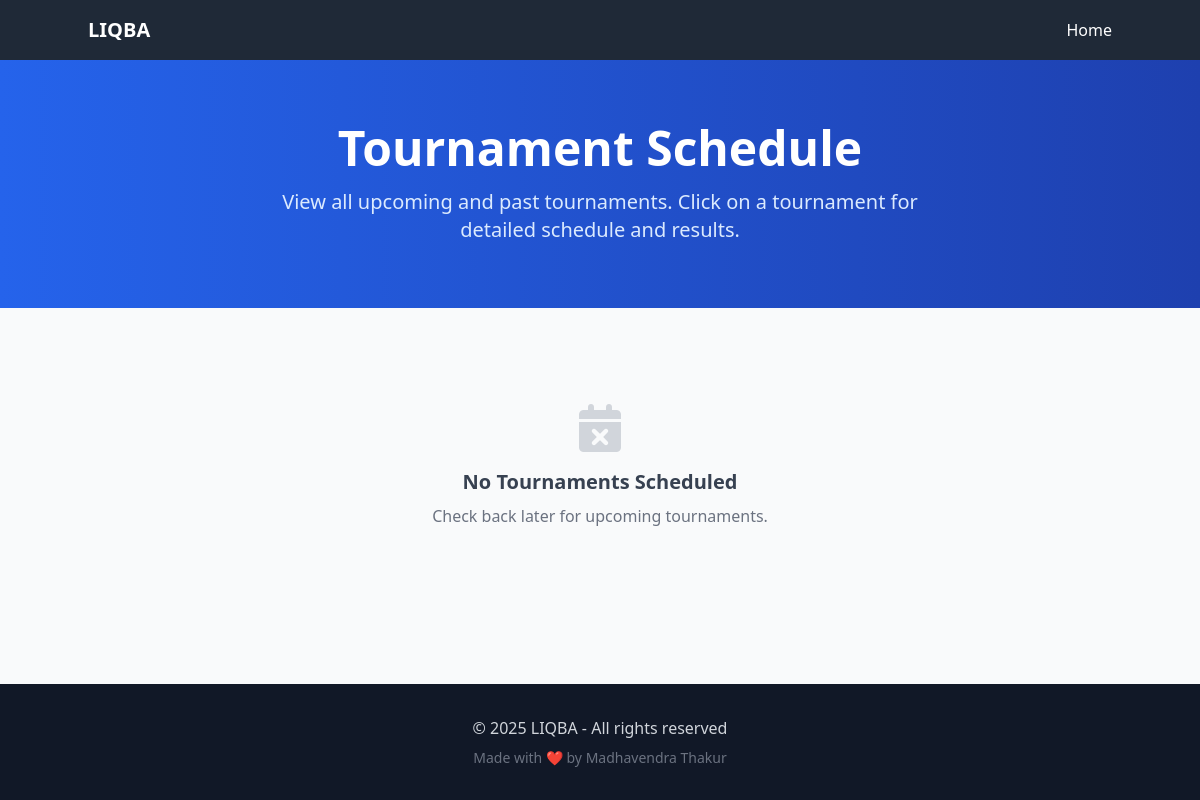
/schedule/, run on an earlier commit of the app's database.
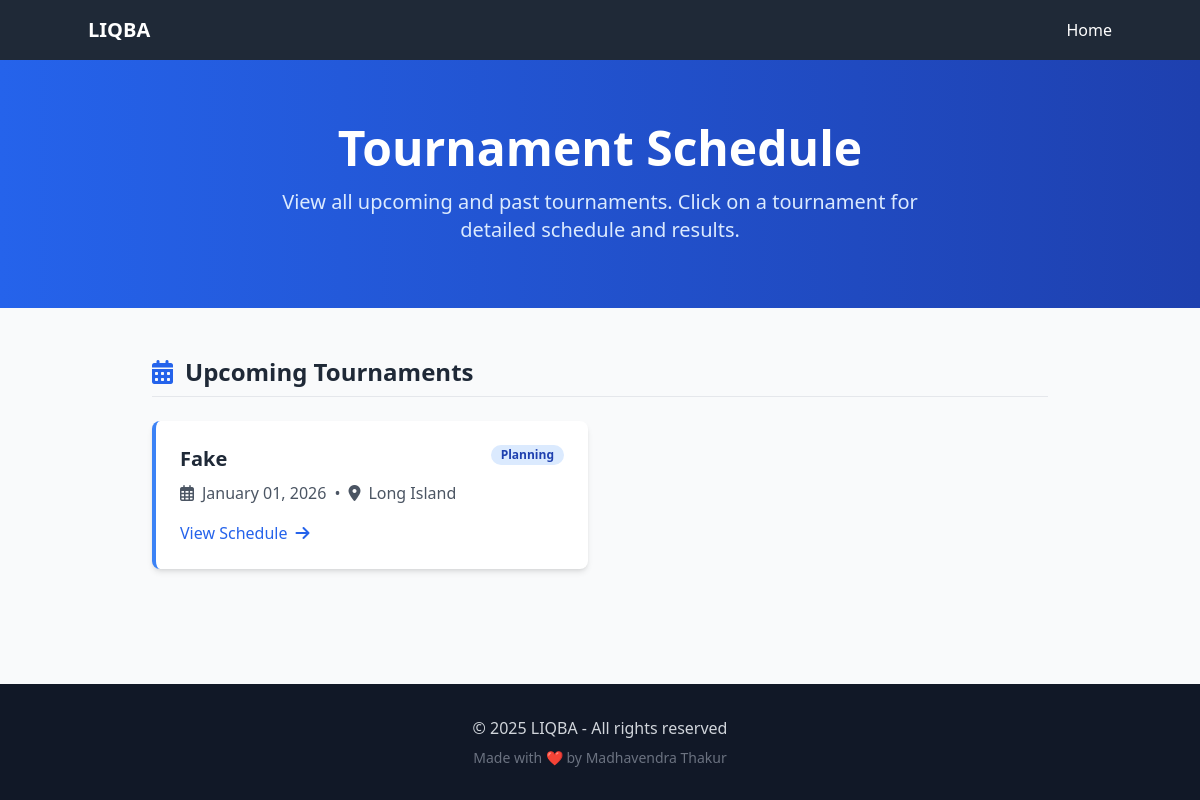
And on a later commit of the database.
### models/tournament.py (models this page shows, shortened)
class Tournament(db.Model):
    __tablename__ = 'tournament'
    id = db.Column(db.Integer, primary_key=True)
    name = db.Column(db.String(100), nullable=False)
    date = db.Column(db.Date, nullable=False)
    location = db.Column(db.String(100))
    password = db.Column(db.String(10), nullable=False)
    format_json = db.Column(db.Text, nullable=False, default='{}')  # JSON format with default value
    status = db.Column(db.String(20), default='planning')  # planning, registration, active, completed
    created_at = db.Column(db.DateTime, server_default=db.func.now())
    updated_at = db.Column(db.DateTime, server_default=db.func.now(), onupdate=db.func.now())
    games = db.relationship('Game', back_populates='tournament', lazy=True, cascade='all, delete-orphan')
    questions = db.relationship('Question', back_populates='tournament_rel', lazy=True, foreign_keys='Question.tournament_id')
    team_aliases = db.relationship('TeamAlias', back_populates='tournament', lazy=True, cascade='all, delete-orphan')
    room_aliases = db.relationship('RoomAlias', back_populates='tournament', lazy=True, cascade='all, delete-orphan')
    reader_assignments = db.relationship(
        'ReaderTournament',
        back_populates='tournament',
        cascade='all, delete-orphan',
        single_parent=True
    )
    readers = association_proxy(
        'reader_assignments', 'reader',
        creator=lambda r: ReaderTournament(reader=r)
    )
    @property
    def format(self):
        return json.loads(self.format_json)
    @format.setter
    def format(self, value):
        if isinstance(value, str):
            self.format_json = value
        else:
            self.format_json = json.dumps(value)

### controllers/public_controller.py (the view)
@public_bp.route('/schedule')
@public_bp.route('/schedule/')
def list_tournaments():
    now = datetime.now().date()
    all_tournaments = Tournament.query.order_by(Tournament.date.desc()).all()
    upcoming_tournaments = [t for t in all_tournaments if t.date >= now]
    past_tournaments = [t for t in all_tournaments if t.date < now]
    return render_template('tournaments_list.html',
                         upcoming_tournaments=upcoming_tournaments,
                         past_tournaments=past_tournaments,
                         now=datetime.now())

### templates/public/tournaments_list.html (shortened to what this page needs)
<!DOCTYPE html>
<html lang="en" class="h-full">
<head>
  <script src="https://cdn.tailwindcss.com"></script>
  <link rel="stylesheet" href="https://cdnjs.cloudflare.com/ajax/libs/font-awesome/6.0.0/css/all.min.css">
</head>
<body class="bg-gray-50 flex flex-col min-h-screen">
  <div id="page-container" class="flex flex-col min-h-screen">
    <div id="content-wrap" class="flex-grow">
  <nav class="bg-gray-800 text-white p-4 shadow-lg">
    <div class="container mx-auto flex justify-between items-center">
      <a href="{{ url_for('index') }}" class="text-xl font-bold hover:text-gray-300 transition">LIQBA</a>
      <div class="space-x-4">
        <a href="{{ url_for('index') }}" class="hover:underline">Home</a>
      </div>
    </div>
  </nav>
  <div class="bg-gradient-to-r from-blue-600 to-blue-800 text-white py-16">
    <div class="container mx-auto text-center px-4">
      <h1 class="text-4xl md:text-5xl font-bold mb-4">Tournament Schedule</h1>
      <p class="text-xl text-blue-100 max-w-2xl mx-auto">View all upcoming and past tournaments. Click on a tournament for detailed schedule and results.</p>
    </div>
  </div>
  <div class="container mx-auto px-4 py-12">
    <div class="max-w-4xl mx-auto">
      {% if upcoming_tournaments %}
      <section class="mb-16">
        <h2 class="text-2xl font-bold mb-6 text-gray-800 border-b pb-2 flex items-center">
          <i class="fas fa-calendar-alt text-blue-600 mr-3"></i>
          Upcoming Tournaments
        </h2>
        <div class="grid gap-6 md:grid-cols-2">
          {% for tournament in upcoming_tournaments %}
          <div class="bg-white rounded-lg shadow-md overflow-hidden border-l-4 border-blue-500 hover:shadow-lg transition-shadow">
            <div class="p-6">
              <div class="flex justify-between items-start mb-2">
                <h3 class="text-xl font-bold text-gray-800">{{ tournament.name }}</h3>
                <span class="bg-blue-100 text-blue-800 text-xs font-semibold px-2.5 py-0.5 rounded-full">
                  {{ tournament.status|title }}
                </span>
              </div>
              <div class="flex items-center text-gray-600 mb-4">
                <i class="far fa-calendar-alt mr-2"></i>
                <span>{{ tournament.date.strftime('%B %d, %Y') }}</span>
                {% if tournament.location %}
                <span class="mx-2">•</span>
                <i class="fas fa-map-marker-alt mr-2"></i>
                <span>{{ tournament.location }}</span>
                {% endif %}
              </div>
              <a href="{{ url_for('public.schedule_all', tournament_id=tournament.id) }}"
                 class="inline-flex items-center text-blue-600 hover:text-blue-800 font-medium">
                View Schedule
                <i class="fas fa-arrow-right ml-2"></i>
              </a>
            </div>
          </div>
          {% endfor %}
        </div>
      </section>
      {% endif %}
      {% if not upcoming_tournaments and not past_tournaments %}
      <div class="text-center py-12">
        <i class="fas fa-calendar-times text-5xl text-gray-300 mb-4"></i>
        <h3 class="text-xl font-semibold text-gray-700 mb-2">No Tournaments Scheduled</h3>
        <p class="text-gray-500">Check back later for upcoming tournaments.</p>
      </div>
      {% endif %}
    </div>
  </div>
    </div>
    <footer class="bg-gray-900 text-gray-300 py-8 mt-auto">
      <div class="container mx-auto px-4 text-center">
        <p>© 2025 LIQBA - All rights reserved</p>
        <p class="text-sm text-gray-500 mt-2">Made with ❤️ by Madhavendra Thakur</p>
      </div>
    </footer>
  </div>
</body>
</html>

What changed in the data, as far as the page shows it:
added Tournament: name "Fake", status "Planning", date "January 01, 2026", location "Long Island"
Also different on the page:
text no longer shown: "No Tournaments Scheduled Check back later for upcoming tournaments."
text now shown: "Upcoming Tournaments"
